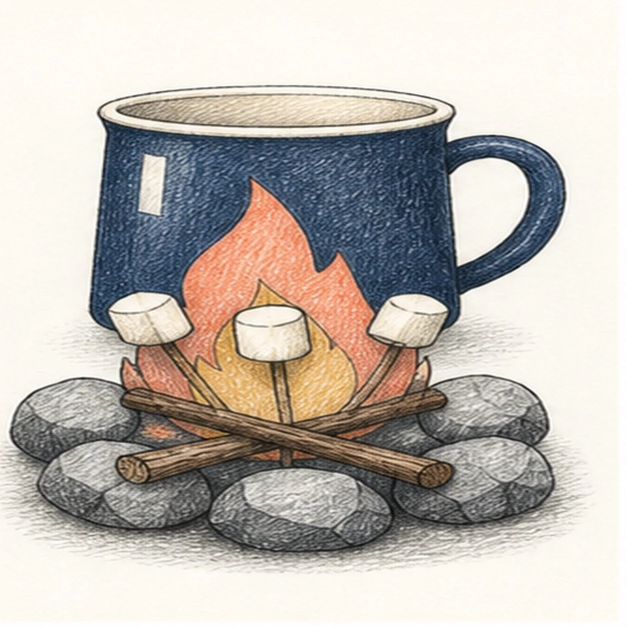
#> input picture assets/campfire-mug-with-marshmallows-finished-v1.webp, 1254 x 1254 px (shown at 1/2 size)
$ python -i make-social-cards.py   (imports and definitions only)
#> lines starting #> are read from the running program, lines starting #| are printed output that depends on the picture
#!/usr/bin/env python3
"""Generate 1200x630 Open Graph social cards for published tutorials.

Each card places the square finished sketch on a 1200x630 canvas whose
background is sampled from the artwork's own paper tone, so link previews on
Slack, X, Facebook, and iMessage render a full landscape image instead of a
cropped square. Cards are written to assets/social/{slug}-og.jpg.

Idempotent: a card is regenerated only when missing or older than its source
finished image. Run after adding or replacing a finished image and before
building pages.

Usage:
  python3 scripts/make-social-cards.py            # all published tutorials
  python3 scripts/make-social-cards.py --slug X   # one lesson only
  python3 scripts/make-social-cards.py --check    # fail if any are stale
"""

from __future__ import annotations

import argparse
import re
import sys
from pathlib import Path

try:
    from PIL import Image, ImageStat
except ImportError:  # pragma: no cover
    sys.exit("Pillow is required. Install it in the active Python environment.")

ROOT = Path(__file__).resolve().parents[1]
ASSETS = ROOT / "assets"
SOCIAL = ASSETS / "social"
TUTORIALS = ROOT / "tutorials"
CARD_SIZE = (1200, 630)
ART_HEIGHT = 630  # the square art fills the card height edge to edge
FINISHED = re.compile(r"^(?P<slug>.+)-finished-v(?P<version>\d+)\.jpe?g$")


# [22 lines left out: function finished_image, not called in this run]


def published_slugs() -> list[str]:
    return sorted(page.stem for page in TUTORIALS.glob("*.html"))


def paper_tone(image: Image.Image) -> tuple[int, int, int]:
    """Sample the artwork's outer border so the card background matches its paper."""
    edge = 12
    width, height = image.size
    strips = [
        image.crop((0, 0, width, edge)),
        image.crop((0, height - edge, width, height)),
        image.crop((0, 0, edge, height)),
        image.crop((width - edge, 0, width, height)),
    ]
    totals = [0.0, 0.0, 0.0]
    for strip in strips:
        mean = ImageStat.Stat(strip.convert("RGB")).mean
        for index in range(3):
            totals[index] += mean[index]
    return tuple(round(value / len(strips)) for value in totals)  # type: ignore[return-value]


def make_card(source: Path, out: Path) -> None:
#> called with out = 'out.png'
    with Image.open(source) as image:
#> image is the input picture: PIL image 1254x1254 RGB; mean R, G, B 191.6, 185.7, 179.1
        art = image.convert("RGB")
        background = Image.new("RGB", CARD_SIZE, paper_tone(art))
#> the loop in paper_tone, `for strip in strips:` made 4 passes
#> mean on passes 1 to 4: [254, 250.1, 242.5], [253.5, 253.4, 252.6], [250.8, 247, 239.5], [254, 253.9, 253.8]
#> after the loop in paper_tone, `for strip in strips:`: totals = [1012.2, 1004.4, 988.3]
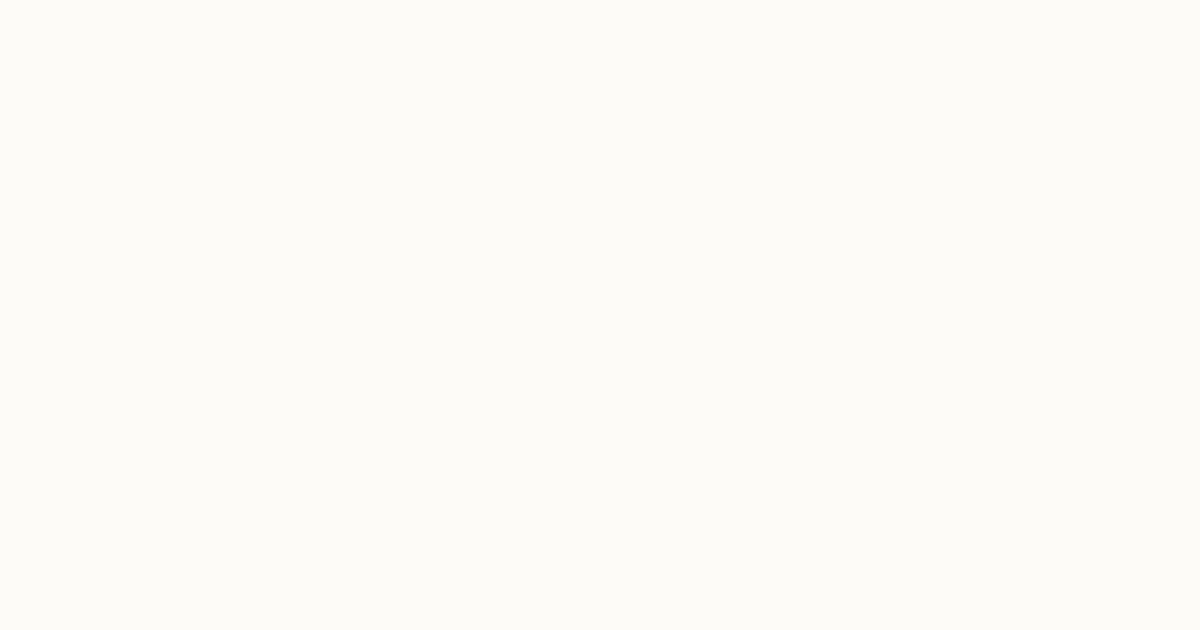
#> background: PIL image 1200x630 RGB; mean R, G, B 253, 251, 247
        scale = ART_HEIGHT / max(art.size)
#> scale = 0.502
        resized = art.resize(
            (round(art.width * scale), round(art.height * scale)), Image.LANCZOS
        )
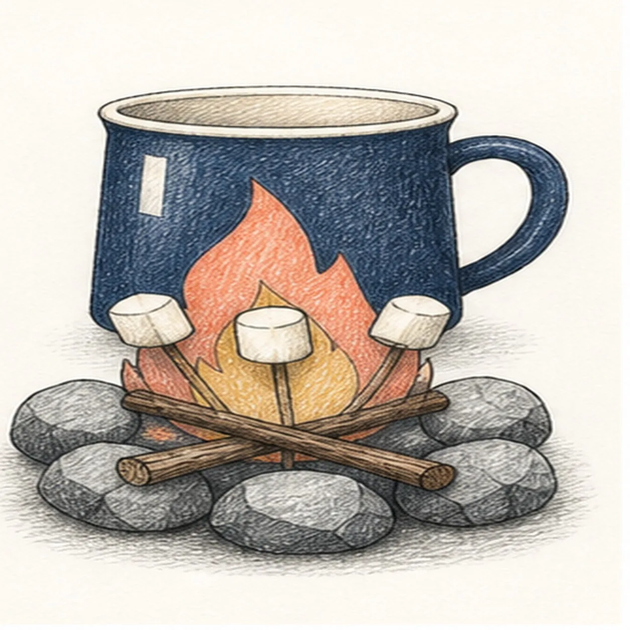
#> resized: PIL image 630x630 RGB; mean R, G, B 191.6, 185.7, 179.1
        background.paste(
            resized,
            ((CARD_SIZE[0] - resized.width) // 2, (CARD_SIZE[1] - resized.height) // 2),
        )
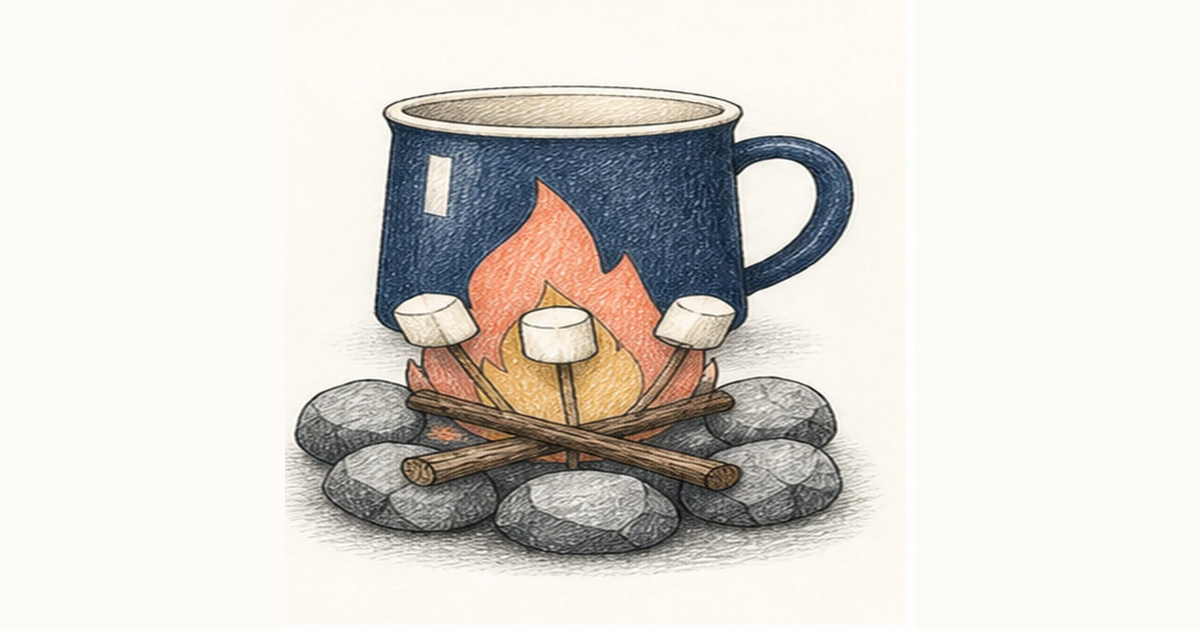
#> background: PIL image 1200x630 RGB; mean R, G, B 220.7, 216.7, 211.4
#> (the run stopped early here; a loop or call above may not have finished)

$ run again, on assets/closed-padlock-with-keyhole-step-5.webp
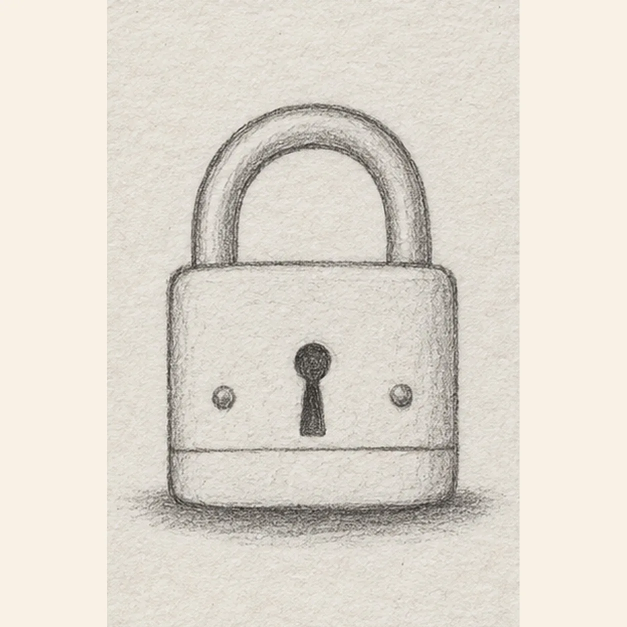
#> input picture assets/closed-padlock-with-keyhole-step-5.webp, 1254 x 1254 px (shown at 1/2 size)
#> in make_card, image is the input picture: PIL image 1254x1254 RGB; mean R, G, B 224.9, 218.9, 209.2
#> the loop in paper_tone, `for strip in strips:` made 4 passes
#> mean on passes 1 to 4: [233.5, 227.6, 217.6], [233.6, 227.8, 217.5], [249, 241, 230], [249, 241, 230]
#> after the loop in paper_tone, `for strip in strips:`: totals = [965.1, 937.4, 895.1]
#> in make_card, `resized = art.resize( (round(art.width * scale), round(art.height * sc..`:
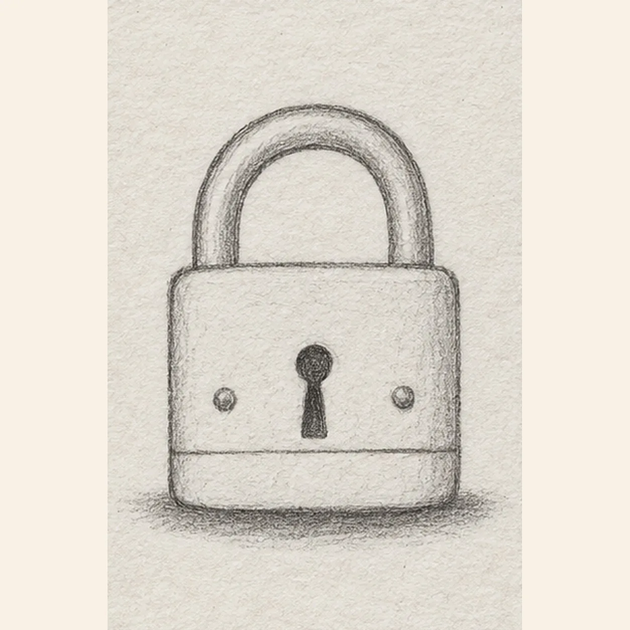
#> resized: PIL image 630x630 RGB; mean R, G, B 224.9, 218.9, 209.2
#> in make_card, `background.paste( resized, ((CARD_SIZE[0] - resized.width) // 2, (CARD..`:
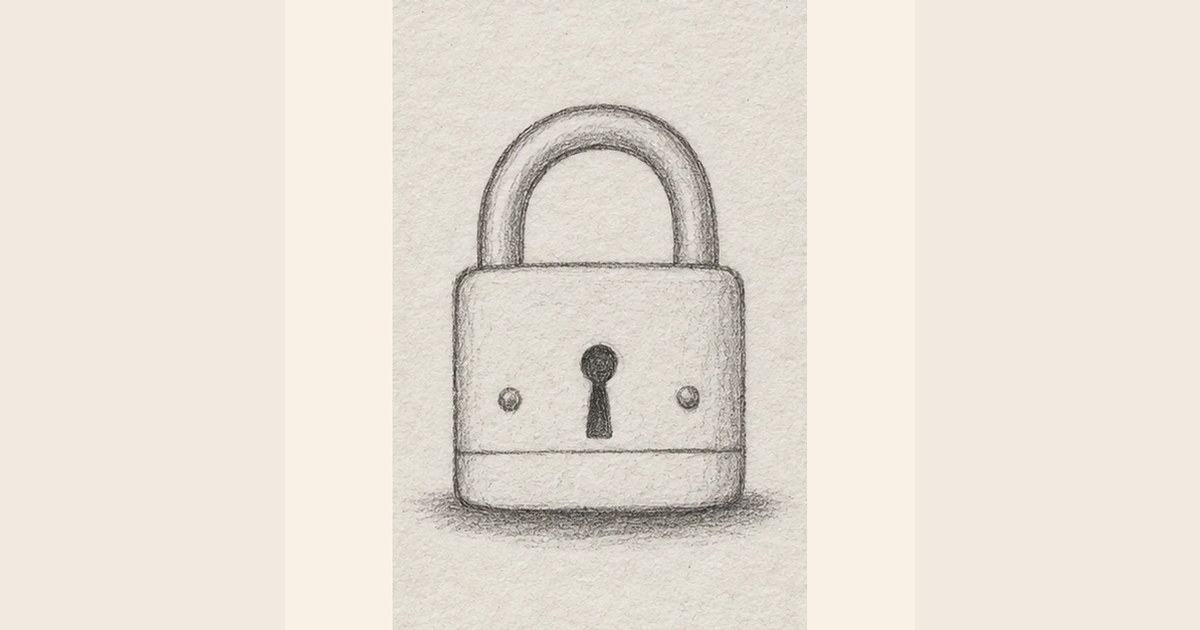
#> background: PIL image 1200x630 RGB; mean R, G, B 232.5, 226.1, 216.2

$ run again, on assets/fox-finished-v2.jpg
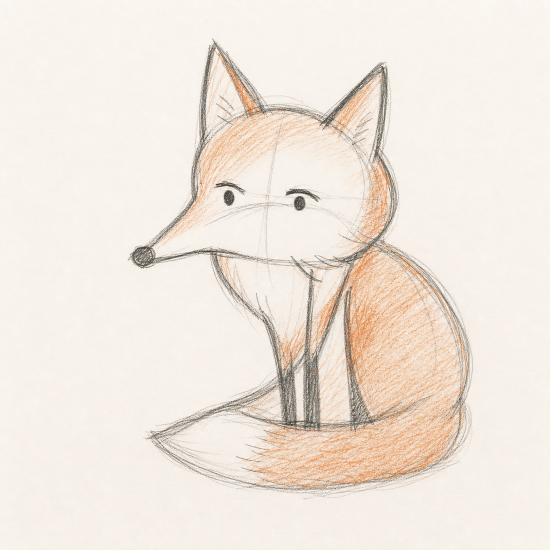
#> input picture assets/fox-finished-v2.jpg, 1100 x 1100 px (shown at 1/2 size)
#> in make_card, image is the input picture: PIL image 1100x1100 RGB; mean R, G, B 240.9, 231.4, 221.5
#> the loop in paper_tone, `for strip in strips:` made 4 passes
#> mean on passes 1 to 4: [249.6, 244.8, 238.8], [246.9, 240.7, 233], [248.1, 243.1, 236.9], [248.1, 242.9, 236.5]
#> after the loop in paper_tone, `for strip in strips:`: totals = [992.7, 971.6, 945.1]
#> in make_card, `resized = art.resize( (round(art.width * scale), round(art.height * sc..`:
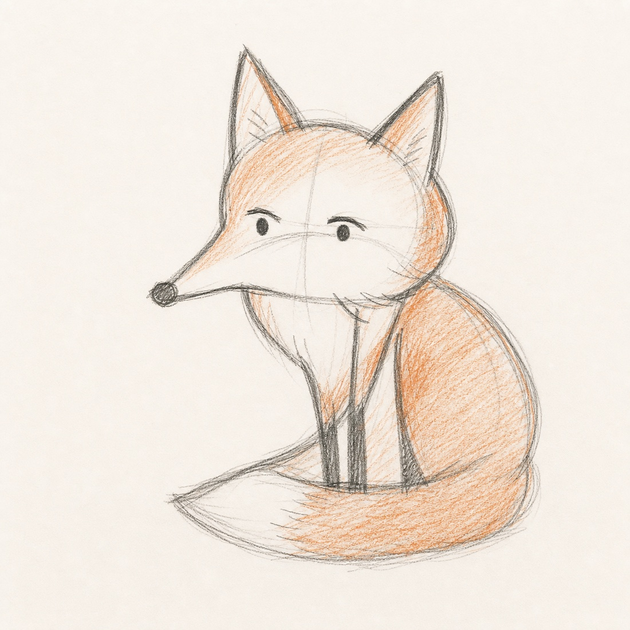
#> resized: PIL image 630x630 RGB; mean R, G, B 240.9, 231.4, 221.5
#> in make_card, `background.paste( resized, ((CARD_SIZE[0] - resized.width) // 2, (CARD..`:
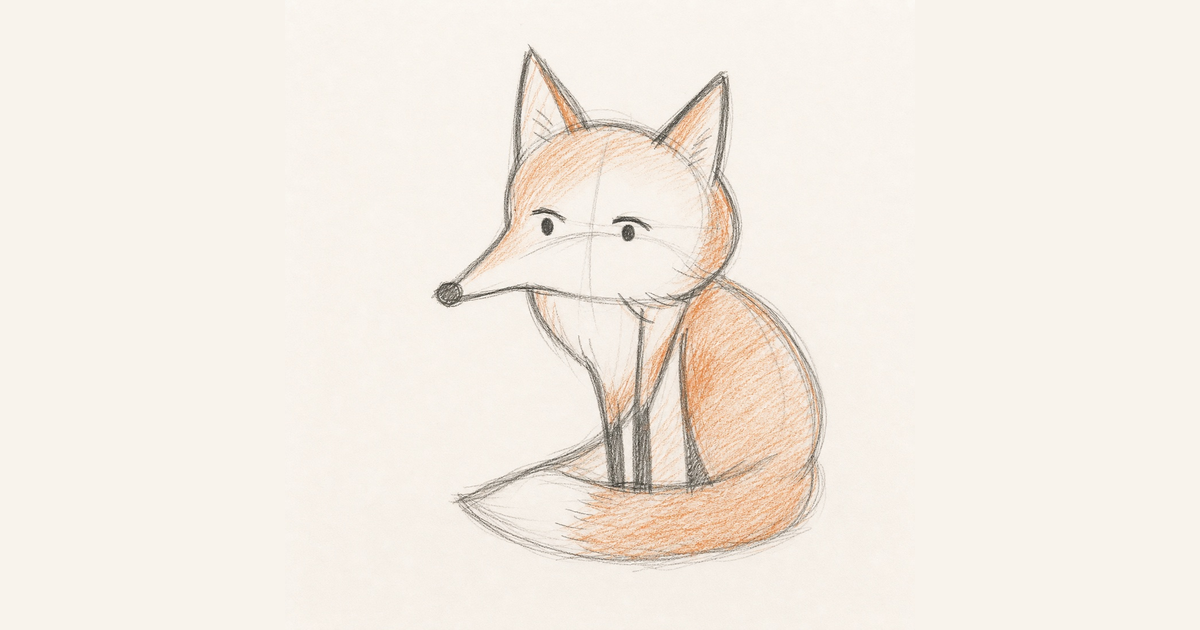
#> background: PIL image 1200x630 RGB; mean R, G, B 244.3, 236.9, 228.4
